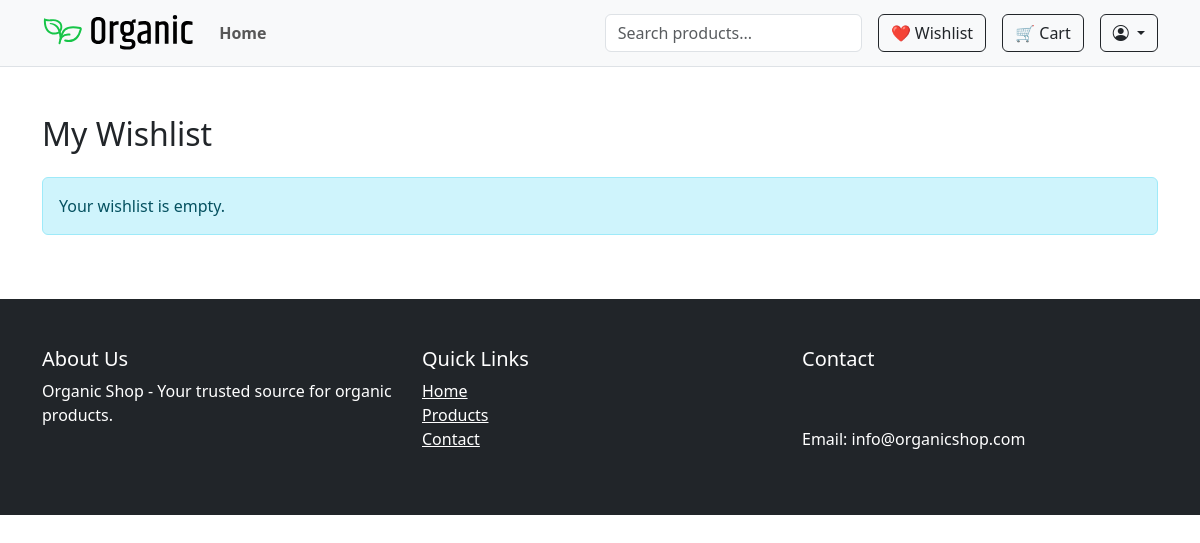
The app's page /accounts/wishlist/ (signed in), older data.
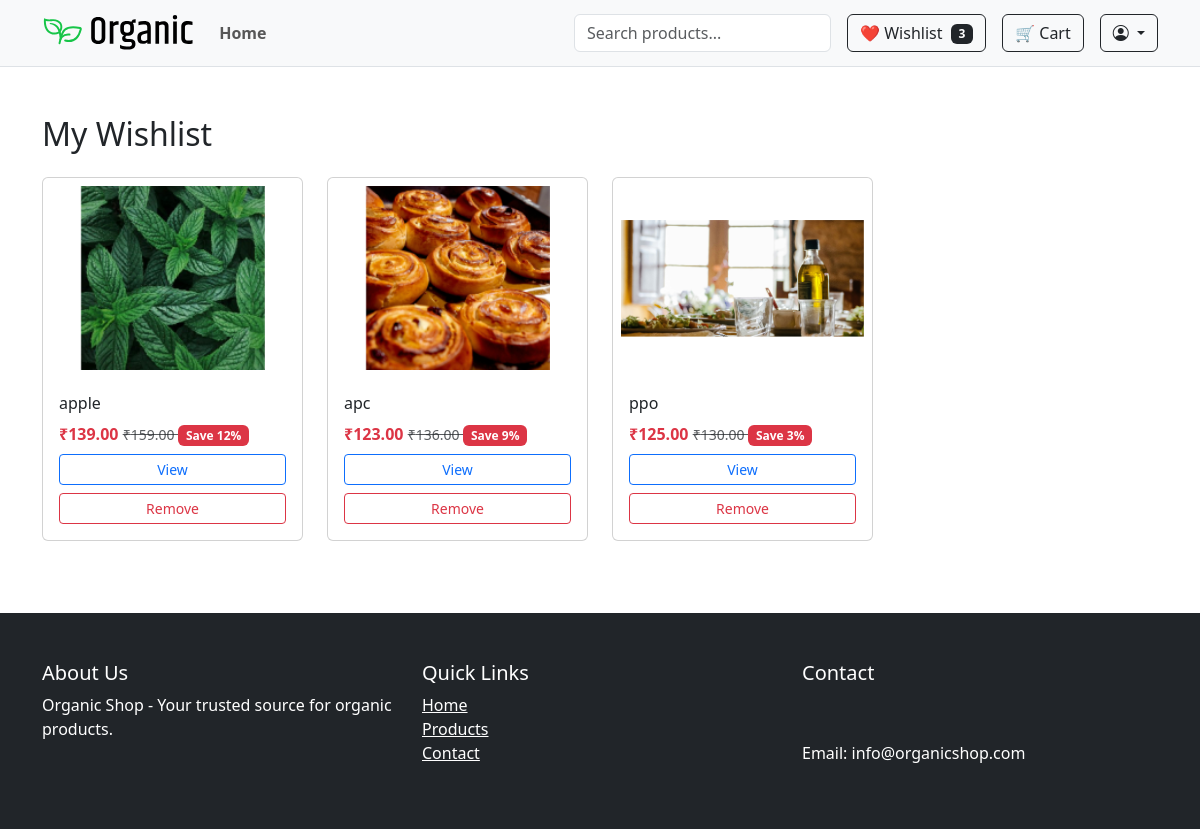
The same page, newer data.
### accounts/models.py (models this page shows, shortened)
class Wishlist(models.Model):
    user = models.ForeignKey(User, on_delete=models.CASCADE)
    product = models.ForeignKey(Product, on_delete=models.CASCADE)
    variant = models.ForeignKey(ProductVariant, null=True, blank=True, on_delete=models.CASCADE)
    added_at = models.DateTimeField(auto_now_add=True)
    class Meta:
        unique_together = ('user', 'product', 'variant')
    @property
    def display_price(self):
        if self.variant:
            return self.variant.discount_price or self.variant.price
        return self.product.discount_price or self.product.price
    @property
    def original_price(self):
        if self.variant:
            return self.variant.price
        return self.product.price
    @property
    def has_discount(self):
        if self.variant:
            return bool(self.variant.discount_price)
        return bool(self.product.discount_price)
    @property
    def discount_percentage(self):
        if self.variant and self.variant.discount_price:
            return int(100 - (self.variant.discount_price / self.variant.price * 100))
        elif self.product and self.product.discount_price:
            return int(100 - (self.product.discount_price / self.product.price * 100))
        return 0

### shop/models.py (models this page shows, shortened)
class Product(models.Model):
    category = models.ForeignKey(Category, on_delete=models.CASCADE, related_name='products')
    name = models.CharField(max_length=255)
    slug = models.SlugField(unique=True ,blank=True)
    description = models.TextField()
    price = models.DecimalField(max_digits=10, decimal_places=2)
    discount_price = models.DecimalField(max_digits=10, decimal_places=2, null=True, blank=True)
    image = models.ImageField(upload_to='products/')
    is_featured = models.BooleanField(default=False)
    sold_count = models.PositiveIntegerField(default=0)
    created_at = models.DateTimeField(auto_now_add=True)
    views = models.PositiveIntegerField(default=1)
    available = models.BooleanField(default=True)
    stock = models.PositiveIntegerField(default=0)

class ProductVariant(models.Model):
    product = models.ForeignKey(Product, on_delete=models.CASCADE, related_name='variants')
    values = models.ManyToManyField(VariantValue)
    price = models.DecimalField(max_digits=10, decimal_places=2)
    discount_price = models.DecimalField(max_digits=10, decimal_places=2, null=True, blank=True)
    stock = models.IntegerField()
    sku = models.CharField(max_length=50, unique=True, blank=True)
    image = models.ImageField(upload_to='variants/', null=True, blank=True)
    sold_count = models.IntegerField(default=0)

### accounts/views.py (the view)
# urls.py: path('wishlist/', views.wishlist_view, name='wishlist'),
@login_required
def wishlist_view(request):
    wishlist_items = Wishlist.objects.filter(user=request.user).select_related('product')
    wishlist_count = wishlist_items.count()
    return render(request, 'accounts/wishlist.html', {
        'wishlist_items': wishlist_items,
        'wishlist_count': wishlist_count
        })

### accounts/templates/accounts/wishlist.html (shortened to what this page needs)
{% extends 'shop/base.html' %}
{% load static %}
{% block content %}
<div class="container py-5">
    <h2 class="mb-4">My Wishlist</h2>
    {% if wishlist_items %}
        <div class="row">
            {% for item in wishlist_items %}
                <div class="col-6 col-md-3 mb-4">
                    <div class="card h-100">
                        <img src="{{ item.product.image.url }}" class="card-img-top p-2" alt="{{ item.product.name }}" style="height: 200px; object-fit: contain;">
                        <div class="card-body">
                            <h6 class="card-title">{{ item.product.name|truncatechars:40 }}</h6>
                            <div class="price mb-2">
                                {% if item.has_discount %}
                                    <span class="text-danger fw-bold">₹{{ item.display_price }}</span>
                                    <small class="text-muted text-decoration-line-through">
                                        ₹{{ item.original_price }}
                                    </small>
                                    <span class="badge bg-danger">
                                        Save {{ item.discount_percentage }}%
                                    </span>
                                {% else %}
                                    ₹{{ item.display_price }}
                                {% endif %}
                            </div>
                            <a href="{% url 'shop:product_detail' item.product.slug %}" class="btn btn-outline-primary btn-sm w-100 mb-2">
                                View
                            </a>
                            <form action="{% url 'accounts:remove_from_wishlist' item.product.id %}" method="post">
                                <button type="submit" class="btn btn-outline-danger btn-sm w-100">
                                    Remove
                                </button>
                            </form>
                        </div>
                    </div>
                </div>
            {% endfor %}
        </div>
    {% else %}
        <div class="alert alert-info">Your wishlist is empty.</div>
    {% endif %}
</div>
{% endblock %}

### shop/templates/shop/base.html (shortened to what this page needs)
<!DOCTYPE html>
{% load static %}
<html lang="en">
<head>
    <link href="https://cdn.jsdelivr.net/npm/bootstrap@5.3.0-alpha3/dist/css/bootstrap.min.css" rel="stylesheet">
    <link rel="stylesheet" href="{% static 'css/style.css' %}">
    <link rel="stylesheet" href="https://cdn.jsdelivr.net/npm/bootstrap-icons@1.10.5/font/bootstrap-icons.css">
</head>
<body>
    {% include 'shop/partials/header.html' %}
    <main>
        {% block content %}{% endblock %}
    </main>
    {% include 'shop/partials/footer.html' %}
</body>
</html>

### shop/templates/shop/partials/header.html (shortened to what this page needs)
{% load static %}
<header>
  <nav class="navbar navbar-expand-lg navbar-light bg-light border-bottom py-2">
    <div class="container">
      <a class="navbar-brand" href="{% url 'shop:index' %}">
        <img src="{% static 'images/logo.svg' %}" alt="Organic Shop" height="40">
      </a>
      <div class="collapse navbar-collapse" id="navbarContent">
        <ul class="navbar-nav me-auto mb-2 mb-lg-0 gap-2">
          <li class="nav-item">
            <a class="nav-link fw-semibold" href="{% url 'shop:index' %}">Home</a>
          </li>
        </ul>
        <form class="d-flex position-relative me-3" id="ajax-search-form">
          <input class="form-control" type="search" id="search-input" placeholder="Search products..." aria-label="Search">
        </form>
        {% if user.is_authenticated %}
    <a href="{% url 'accounts:wishlist' %}" class="btn btn-outline-dark me-3">
        ❤️ Wishlist
        {% if wishlist_count %}
            <span class="badge bg-dark ms-1">{{ wishlist_count }}</span>
        {% endif %}
    </a>
    <a href="{% url 'shop:cart_detail' %}" class="btn btn-outline-dark me-3">
        🛒 Cart
    </a>
{% endif %}
        <div class="dropdown">
          <a class="btn btn-outline-dark dropdown-toggle" href="#" role="button" id="userMenu" data-bs-toggle="dropdown" aria-expanded="false">
            <i class="bi bi-person-circle"></i>
          </a>
        </div>
      </div>
    </div>
  </nav>
</header>

### shop/templates/shop/partials/footer.html
<footer class="bg-dark text-white py-5">
    <div class="container">
        <div class="row">
            <div class="col-md-4">
                <h5>About Us</h5>
                <p>Organic Shop - Your trusted source for organic products.</p>
            </div>
            <div class="col-md-4">
                <h5>Quick Links</h5>
                <ul class="list-unstyled">
                    <li><a href="#" class="text-white">Home</a></li>
                    <li><a href="#" class="text-white">Products</a></li>
                    <li><a href="#" class="text-white">Contact</a></li>
                </ul>
            </div>
            <div class="col-md-4">
                <h5>Contact</h5>
                <address>
                    <br>
                    <br>
                    Email: info@organicshop.com
                </address>
            </div>
        </div>
    </div>
</footer>

### shop/static/css/style.css (style rules this page uses)
.price .text-danger { font-weight: bold; }

Row changes from the older to the newer data that the page shows:
added Wishlist: product.image (picture), product.name "apple", display_price "139.00", original_price "159.00", discount_percentage "12"
added Wishlist: product.image (picture), product.name "apc", display_price "123.00", original_price "136.00", discount_percentage "9"
added Wishlist: product.image (picture), product.name "ppo", display_price "125.00", original_price "130.00", discount_percentage "3"
Text that changed along with them:
{{ wishlist_count }}: (not shown) → "3"
text no longer shown: "Your wishlist is empty."
